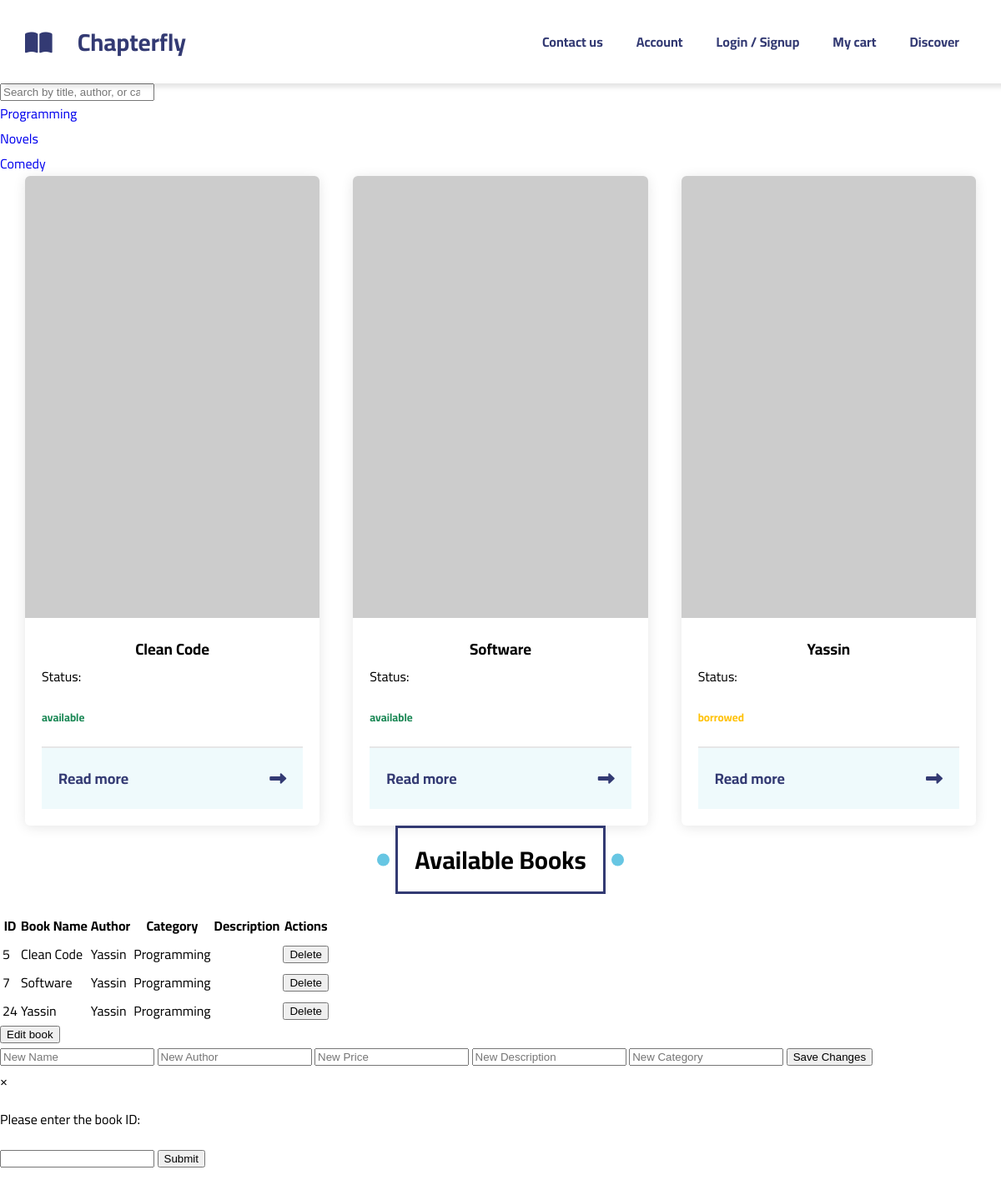
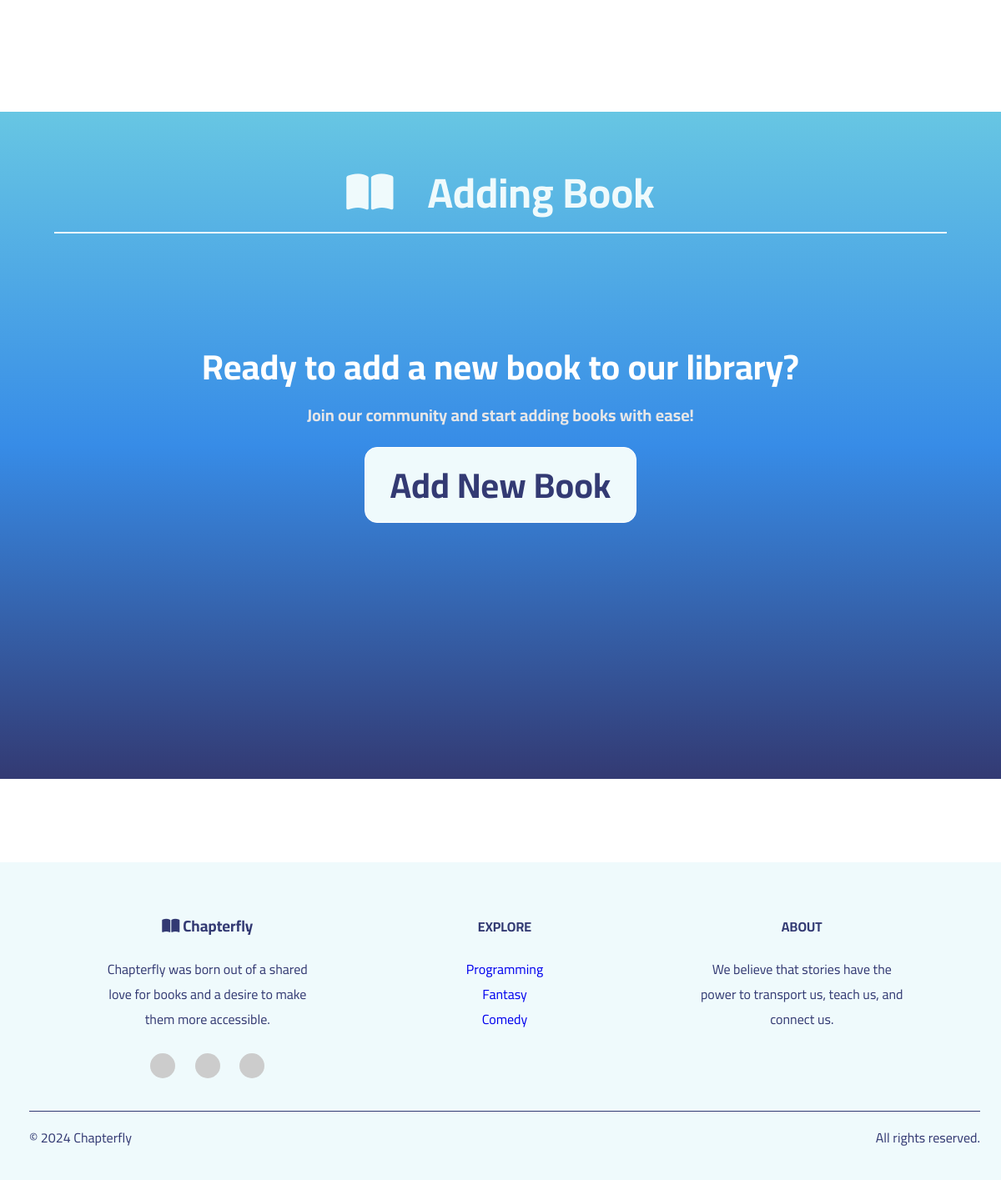
Screenshot of /view/ with the database file from the repository (2 pictures, top to bottom).
### project_app/models.py (models this page shows, shortened)
class Category(models.Model):
    name = models.CharField(max_length=50)
    def __str__(self):
        return self.name

class Book(models.Model):
    status_book = [
        ('available', 'available'),
        ('borrowed', 'borrowed'),
        ('sold', 'sold')
    ]
    name = models.CharField(max_length=100, verbose_name='Book Name')
    price = models.DecimalField(max_digits=6, decimal_places=2, verbose_name='Price')
    descritption = models.TextField(verbose_name='Description')
    id = models.IntegerField(verbose_name='Book ID', primary_key=True)
    author = models.CharField(max_length=100)
    category = models.ForeignKey(Category, on_delete=models.PROTECT)
    img = models.ImageField(upload_to='photos/%y/%m/%d', null=True, blank=True)
    available = models.BooleanField(default=True)
    status = models.CharField(max_length=50, choices=status_book)

### project_app/views.py (the view)
# urls.py: path('view/', include('project_app.urls')),
def view(request):
    context = {
        'category': Category.objects.all(),
        'books': Book.objects.all(),
    }
    return render(request, 'pages/views.html', context)

### templates/pages/views.html (shortened to what this page needs)
{% extends 'base.html' %}
{% load static %}
{% block content %}
    <div id="user" class="hidden">
            <input type="search" id="searchInput" name="search_name" placeholder="Search by title, author, or category">
        <div class="row">
            <ul class="nav">
                {% for cat in category|slice:'4' %}
                <li class="nav-item">
                    <a href="#">{{cat.name}}</a>
                </li>
                {% endfor %}
            </ul>
        </div>
        <div id="books">
                <div class="featured" id="featured">
                  <div class="container" id="container1">
                    {% for book in books %}
                        <div class="book box">
                            {% if book.img %}
                                <img src="{{book.img}}" alt="Book Image" class="book-img" sytle="width: 600px"/>
                            {% else %}
                            <img src="https://placehold.co/200x300" alt="Book Image" class="book-img" sytle="width: 600px"/>
                            {% endif %}
                            <div class="content">
                                <h3>{{book.name}}</h3>
                                <div class="status">
                                    <span>Status: </span>
                                    {% if book.status == 'available' %}
                                        <h5 style="color: #198754;">available</h5>
                                    {% elif book.status == 'borrowed' %}
                                        <h5 style="color: #FFC107;">borrowed</h5>
                                    {% else %}
                                        <h5 style="color: #DC3545;">sold</h5>
                                    {% endif %}
                                </div>
                                <div class="links info">
                                    <a href="{% url 'details' book.id %}" id="{{book.id}}">Read more<i class='fas fa-long-arrow-alt-right'></i></a>
                                </div>
                            </div>
                        </div>
                    {% endfor %}
                  </div>
                </div>
        </div>
    </div>
    <div id="admin" class="hidden">
        <h2 class="main-title">Available Books</h2>
        <table id="bookTable">
            <thead>
                <tr>
                    <th>ID</th>
                    <th>Book Name</th>
                    <th>Author</th>
                    <th>Category</th>
                    <th>Description</th>
                    <th>Actions</th>
                </tr>
            </thead>
            <tbody>
                {% for book in books %}
                <tr>
                    <td>{{book.id}}</td>
                    <td>{{book.name}}</td>
                    <td>{{book.author}}</td>
                    <td>{{book.category}}</td>
                    <td>{{book.description}}</td>
                    <td class="Buttons">
                        <button class="delete" onclick="deleteBook({{book.id}})">Delete</button>
                    </td>
                </tr>
                {% endfor %}
            </tbody>
        </table>
        <button id="edit">Edit book</button>
        <div id="editBookWindow" class="edit-book-window">
            <input id="newName" class="edit-book-input" type="text" placeholder="New Name">
            <input id="newAuthor" class="edit-book-input" type="text" placeholder="New Author">
            <input id="newPrice" class="edit-book-input" type="text" placeholder="New Price">
            <input id="newDescription" class="edit-book-input" type="text" placeholder="New Description">
            <input id="newCategory" class="edit-book-input" type="text" placeholder="New Category">
            <button class="edit-book-button" onclick="saveEditedBook()">Save Changes</button>
        </div>
       <div id="bookIdinput" class="adminBookIdInput">
        <div class="modal-content">
         <span class="close" onclick="closeWindow()">&times;</span>
          <p>Please enter the book ID:</p>
          <input id="bookIdInput" type="text">
          <button onclick="checkBookId()">Submit</button>
        </div>
      </div>
        <br>
        <div class="addingBook main-cta">
            <div class="container">
                <div class="name"><i class="fa-solid fa-book-open icon"></i> Adding Book</a></div>
                <h2>Ready to add a new book to our library?</h>
                <p>
                    Join our community and start adding books with ease!
                </p>
                <div class="cta-buttons">
                <a href="{% url 'add_book' %}" class="primary-button">Add New Book</a>
                </div>
            </div>
        </div>
    </div>
{% endblock %}

### templates/base.html (shortened to what this page needs)
{% load static %}
{% include 'parts/nav.html' %}
<!DOCTYPE html>
<html lang="en">
  <head>
    <link rel="stylesheet" href="https://cdnjs.cloudflare.com/ajax/libs/font-awesome/6.2.0/css/all.min.css">
    <link rel="stylesheet" href="{% static 'styles/mainStyle.css' %}" />
    <link rel="stylesheet" href="{% static 'styles/all.min.css' %}" />
  </head>
  <body>
{% block content %}
{% endblock content%}
</body>
</html>
{% include 'parts/footer.html' %}

### templates/parts/nav.html
{% load static %}
<div class="header" id="header">
    <div class="container">
      <a href="main.html" class="logo"><i class="fa-solid fa-book-open icon"></i> Chapterfly</a
      >
      <ul class="main-nav">
        <li><a href="main.html/#footer">Contact us</a></li>
        <li><a href="">Account</a></li>
        <li><a href="LoginSignup.html">Login / Signup</a></li>
        <li><a href="{% url 'cart' %}">My cart</a></li>
        <li><a href="{% url 'view' %}" class="discover">Discover</a></li>
      </ul>
    </div>
  </div>

### templates/parts/footer.html
<footer id="footer">
    <div class="container">
      <div class="boxes">
        <div class="box">
          <h3> <i class="fa-solid fa-book-open icon"></i> Chapterfly</h3>
          <p>Chapterfly was born out of a shared love for books and a desire to make them more accessible.</p>
          <div class="social">
            <a href="https://facebook.com"><img src="https://placehold.co/30x30" alt=""></a>
            <a href="https://instagram.com"><img src="https://placehold.co/30x30" alt=""></a>
            <a href="https://twitter.com"><img src="https://placehold.co/30x30" alt=""></a>
          </div>
        </div>
        <div class="box">
          <h4>EXPLORE</h4>
          <ul>
            <li><a href="views.html">Programming</a></li>
            <li><a href="views.html">Fantasy</a></li>
            <li><a href="views.html">Comedy</a></li>
          </ul>
        </div>
        <div class="box">
          <h4>ABOUT</h4>
          <p>We believe that stories have the power to transport us, teach us, and connect us.</p>
        </div>
      </div>
      <div class="bottom-line">
        <p>© 2024 Chapterfly</p>
        <p>All rights reserved.</p>
      </div>
    </div>
  </footer>

### project/static/styles/mainStyle.css (style rules this page uses)
:root { --main-transition-duration: 0.3s; --primary: #333a73; --secondary: #378ce7; --accent1: #67c6e3; --accent2: #f9f2e7; --accent3: #f08080; --bgcolor: #effafc; --main-box-shadow: 0 2px 15px rgba(0, 0, 0, 0.3); }
* { box-sizing: border-box; }
html { scroll-behavior: smooth; }
body { font-family: "Cairo", sans-serif; margin: 0; padding: 0; }
a { text-decoration: none; }
ul { list-style: none; margin: 0; padding: 0; }
.container { padding: 0 15px; margin: 0 auto; }
@media (min-width: 768px) { .container { width: 750px; } }
@media (min-width: 992px) { .container { width: 970px; } }
@media (min-width: 1200px) { .container { width: 1170px; } }
.main-title { margin: 0 auto 20px; padding: 10px 20px; font-size: 30px; width: fit-content; position: relative; z-index: 1; transition: 0.4 0.3 ease-in; border: 3px solid var(--primary); }
.main-title::before { content: ""; width: 15px; height: 15px; background-color: var(--accent1); position: absolute; border-radius: 50%; left: -25px; top: 50%; transform: translateY(-50%); transition: var(--main-transition-duration); }
.main-title::after { content: ""; width: 15px; height: 15px; background-color: var(--accent1); position: absolute; border-radius: 50%; right: -25px; top: 50%; transform: translateY(-50%); transition: var(--main-transition-duration); }
.header { background-color: white; box-shadow: 5px 5px 5px rgba(0, 0, 0, 0.1); position: relative; }
.header .container { display: flex; justify-content: space-between; align-items: center; flex-wrap: wrap; position: relative; }
.header .icon { position: relative; margin-right: 30px; margin-top: 2px; }
.header .logo { color: var(--primary); font-weight: bold; font-size: 29px; height: 100px; display: flex; justify-content: center; align-items: center; position: relative; transition: var(--main-transition-duration); }
.header .main-nav { display: flex; justify-content: center; }
.main-nav > li > a { display: flex; justify-content: center; align-items: center; height: 100px; position: relative; padding: 0 20px; color: var(--primary); transition: var(--main-transition-duration); font-weight: bold; overflow: hidden; }
.main-nav > li > a::before { content: ""; position: absolute; width: 100%; height: 4px; background-color: var(--secondary); top: 0; left: -100%; transition: var(--main-transition-duration); }
.featured .container { display: grid; grid-template-columns: repeat(auto-fill, minmax(300px, 1fr)); gap: 40px; }
.featured .box { box-shadow: 0 2px 15px rgba(0, 0, 0, 0.1); border-radius: 6px; overflow: hidden; height:fit-content; transition: transform var(--main-transition-duration), box-shadow var(--main-transition-duration); }
.featured .box img { width: 100%; max-width: 100%; }
.featured .box .content { padding: 20px; }
.featured .box .content h3 { margin: 0; text-align: center; }
.featured .box .info { padding: 20px; border-top: 2px solid #e6e6e7; background-color: var(--bgcolor); }
.featured .box .info a { display: flex; justify-content: space-between; align-items: center; font-size: 18px; color: var(--primary); font-weight: bold; }
.featured .box .info i { font-size: 20px; }
.main-cta { margin-top: 100px; margin-bottom: 100px; background: linear-gradient( to top, var(--primary), var(--secondary), var(--accent1) ); color: white; min-height: 100vh; }
.main-cta .container { padding: 50px; text-align: center; }
.main-cta .container .name { color: var(--bgcolor); font-size: 50px; font-weight: bold; border-bottom: 2px solid var(--bgcolor); }
.main-cta .container .name i { margin-right: 30px; transition: 0.3s ease-out; }
.main-cta .container h2 { margin-top: 120px; margin-bottom: 0; font-size: 42px; }
.main-cta .container p { color: #e6e6e7; font-size: 20px; margin-top: 0; }
.main-cta .container .cta-buttons { color: white; display: grid; grid-template-columns: max-content; justify-content: center; }
.main-cta .container .primary-button { border: 1px solid white; border-radius: 15px; padding: 5px 30px; transition: var(--main-transition-duration); background-color: var(--bgcolor); color: var(--primary); }
footer { background-color: var(--bgcolor); padding: 20px; color: var(--primary) }
footer .boxes { display: flex; justify-content: space-evenly; }
footer .boxes .box { width: 25%; text-align:center; padding: 20px; }
.boxes .social img { border-radius: 50%; margin: 10px; }
footer .bottom-line { display: flex; justify-content: space-between; font-size: 16px; border-top: 1px solid var(--primary) }

### rows the page displays
Category: name "Programming"
Category: name "Novels"
Category: name "Comedy"
Book: name "Clean Code", status "available", id "5", author "Yassin", category "Programming"
Book: name "Software", status "available", id "7", author "Yassin", category "Programming"
Book: name "Yassin", status "borrowed", id "24", author "Yassin", category "Programming"
